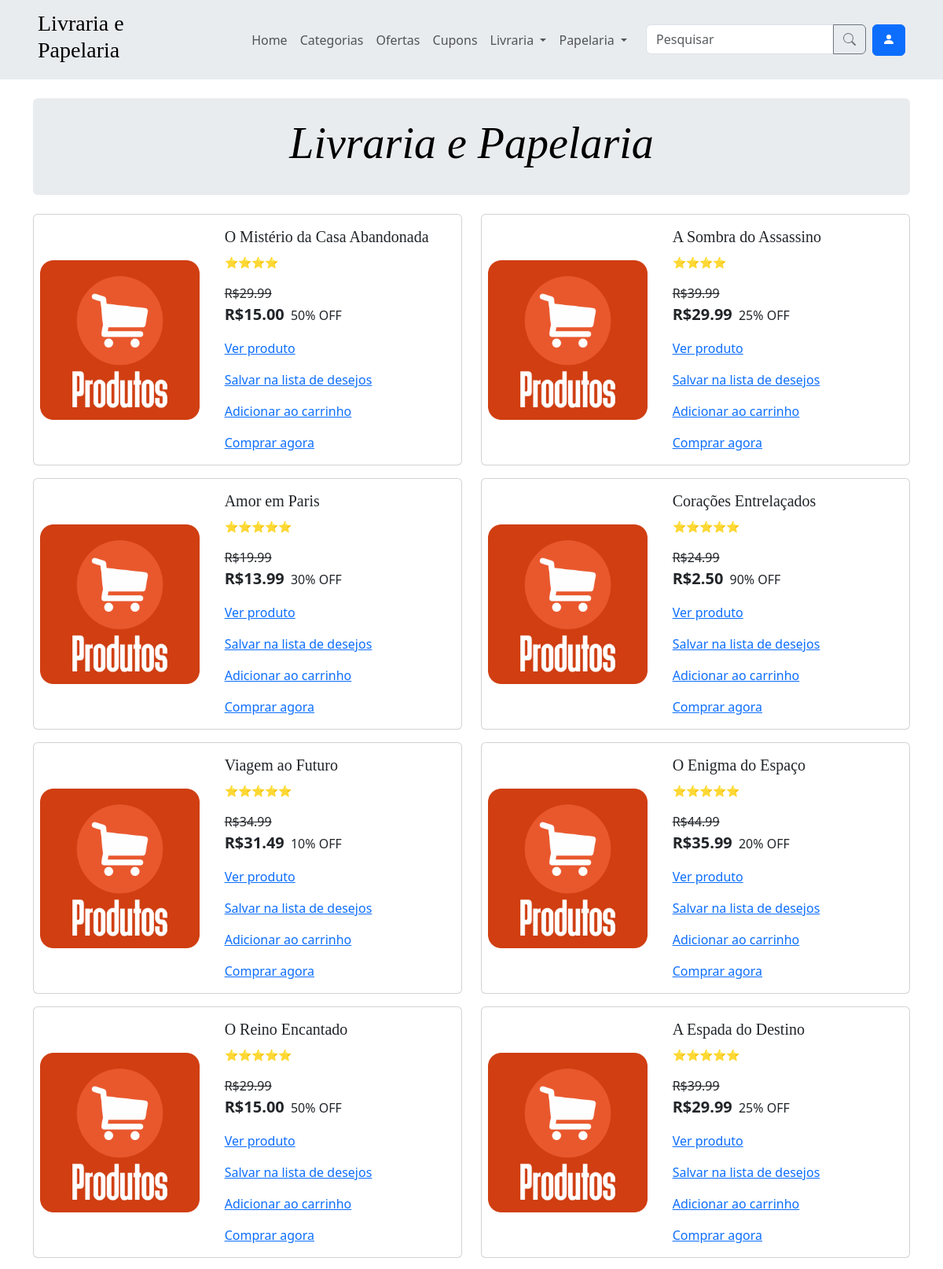
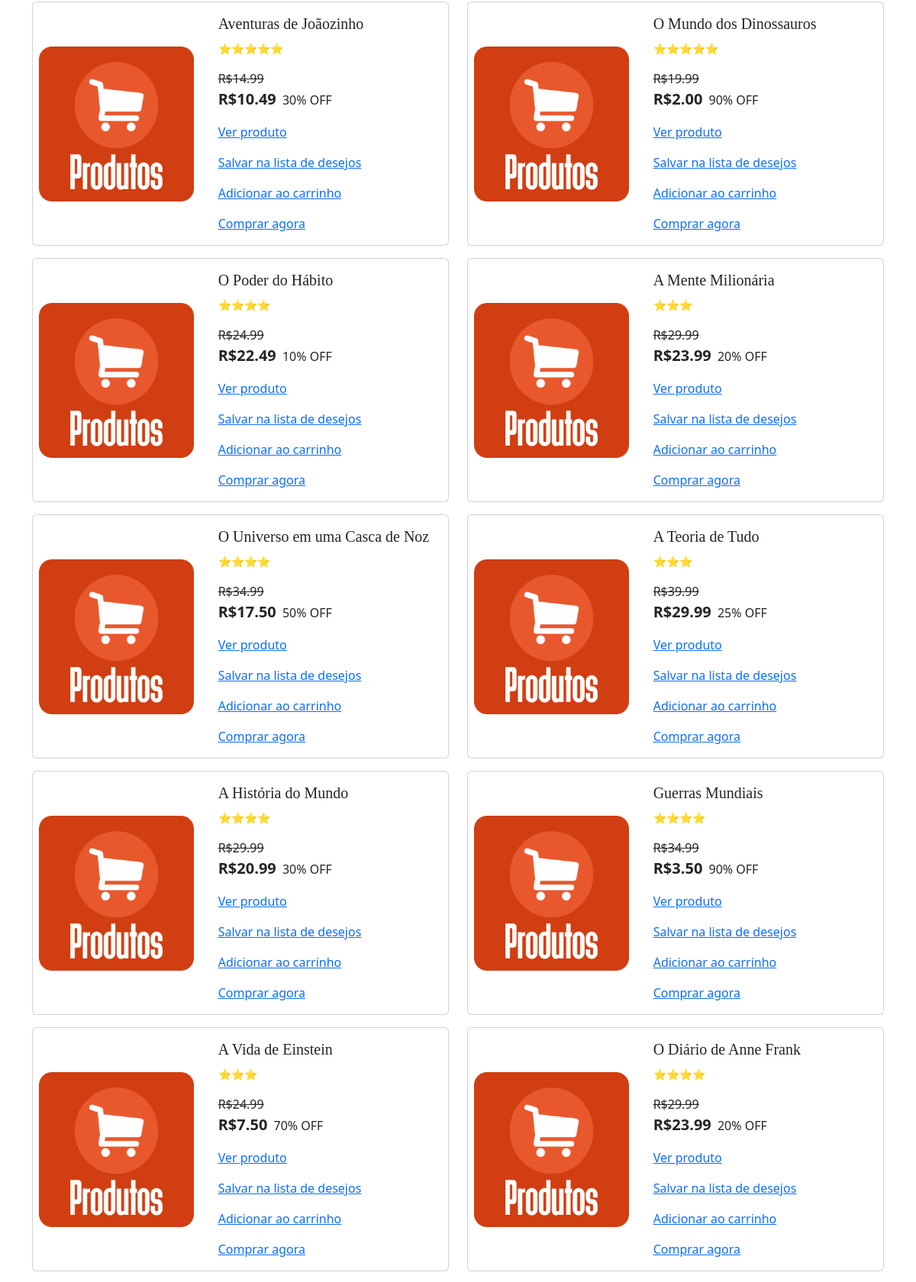
The page / (upper part) on the database its author committed (2 pictures, top to bottom).
### app/models.py (models this page shows, shortened)
class Produto(models.Model):
    nome = models.CharField(max_length=50)
    preco = models.DecimalField(max_digits=10, decimal_places=2)
    descricao = models.TextField(null=True, blank=True)
    is_ativo = models.BooleanField(default=True)
    class Meta:
        verbose_name = verbose_name_plural = 'Produto'

### app/views.py (the view)
# urls.py: path('', views.home, name='home'),
@user_passes_test(usuario_comum)
def home(request):
    return render(request, 'home.html')

### app/context_processors.py (called while the page is built)
def categorias_processor(request):
    categorias = Categoria.objects.all()
    categorias_livraria = categorias.filter(tipo='Livraria')
    categorias_papelaria = categorias.filter(tipo='Papelaria')
    categorias = categorias[:10]
    return {
        'categorias': categorias,
        'categorias_livraria': categorias_livraria,
        'categorias_papelaria': categorias_papelaria
    }

### app/views.py (called while the page is built)
def usuario_comum(user):
    return not user.is_staff

### app/templates/home.html (shortened to what this page needs)
{% extends 'components/base.html' %}
{% block content %}
<div class="py-4 mb-4 rounded text-body-emphasis bg-body-secondary">
  <h1 class="display-4 fst-italic text-center">Livraria e Papelaria</h1>
</div>
<div class="row row-cols-1 row-cols-lg-2">
    {% for produto in produtos %}
        <div class="col">
            <div class="card mb-3 w-100 text-decoration-none">
                <div class="row g-0 align-items-center">
                    <div class="col-md-5 p-3 ps-md-2">
                    {% load static %}
                        <img src="{% static 'img/produto_placeholder.png' %}" class="img-fluid" alt="...">
                    </div>
                    <div class="col-md-7">
                        <div class="card-body">
                            <h5 class="card-title mb-2">{{ produto.nome }}</h5>
                            <p class="card-text"><small>{{ produto.nota }}</small></p>
                            {% if produto.tem_promocao %}
                                <p class="card-text mt-3 mb-0 text-decoration-line-through">R${{ produto.preco_sem_desconto|floatformat:2 }}</p>
                                <p class="card-text">
                                    <span class="fw-bold lead me-1">R${{ produto.preco|floatformat:2 }}</span>
                                    {{ produto.desconto|floatformat:0 }}% OFF
                                </p>
                            {% else %}
                                <p class="card-text">
                                    <span class="fw-bold lead me-1">R${{ produto.preco|floatformat:2 }}</span>
                                </p>
                            {% endif %}
                            <div class="d-flex gap-3 flex-wrap mt-3">
                                <a href="{% url 'produto' id_produto=produto.id %}">Ver produto</a>
                                <a href="{% url 'lista_de_desejos_adicionar' id_produto=produto.id %}">Salvar na lista de desejos</a>
                                <a href="{% url 'carrinho_adicionar' id_produto=produto.id %}">Adicionar ao carrinho</a>
                                <a href="{% url 'comprar_produto' id_produto=produto.id %}">Comprar agora</a>
                            </div>
                        </div>
                    </div>
                </div>
            </div>
        </div>
    {% endfor %}
</div>
{% endblock %}

### app/templates/components/base.html (style rules this page uses)
h1, h2, h3, h4, h5, h6 { font-family: "Playfair Display", Georgia, "Times New Roman", serif; }

### rows shown on the page
Produto: nome "O Mistério da Casa Abandonada", nota "⭐⭐⭐⭐", preco_sem_desconto "29.99", preco "15.00", desconto "50"
Produto: nome "A Sombra do Assassino", nota "⭐⭐⭐⭐", preco_sem_desconto "39.99", preco "29.99", desconto "25"
Produto: nome "Amor em Paris", nota "⭐⭐⭐⭐⭐", preco_sem_desconto "19.99", preco "13.99", desconto "30"
Produto: nome "Corações Entrelaçados", nota "⭐⭐⭐⭐⭐", preco_sem_desconto "24.99", preco "2.50", desconto "90"
Produto: nome "Viagem ao Futuro", nota "⭐⭐⭐⭐⭐", preco_sem_desconto "34.99", preco "31.49", desconto "10"
Produto: nome "O Enigma do Espaço", nota "⭐⭐⭐⭐⭐", preco_sem_desconto "44.99", preco "35.99", desconto "20"
Produto: nome "O Reino Encantado", nota "⭐⭐⭐⭐⭐", preco_sem_desconto "29.99", preco "15.00", desconto "50"
Produto: nome "A Espada do Destino", nota "⭐⭐⭐⭐⭐", preco_sem_desconto "39.99", preco "29.99", desconto "25"
Produto: nome "Aventuras de Joãozinho", nota "⭐⭐⭐⭐⭐", preco_sem_desconto "14.99", preco "10.49", desconto "30"
Produto: nome "O Mundo dos Dinossauros", nota "⭐⭐⭐⭐⭐", preco_sem_desconto "19.99", preco "2.00", desconto "90"
Produto: nome "O Poder do Hábito", nota "⭐⭐⭐⭐", preco_sem_desconto "24.99", preco "22.49", desconto "10"
Produto: nome "A Mente Milionária", nota "⭐⭐⭐", preco_sem_desconto "29.99", preco "23.99", desconto "20"
Produto: nome "O Universo em uma Casca de Noz", nota "⭐⭐⭐⭐", preco_sem_desconto "34.99", preco "17.50", desconto "50"
Produto: nome "A Teoria de Tudo", nota "⭐⭐⭐", preco_sem_desconto "39.99", preco "29.99", desconto "25"
Produto: nome "A História do Mundo", nota "⭐⭐⭐⭐", preco_sem_desconto "29.99", preco "20.99", desconto "30"
Produto: nome "Guerras Mundiais", nota "⭐⭐⭐⭐", preco_sem_desconto "34.99", preco "3.50", desconto "90"
Produto: nome "A Vida de Einstein", nota "⭐⭐⭐", preco_sem_desconto "24.99", preco "7.50", desconto "70"
Produto: nome "O Diário de Anne Frank", nota "⭐⭐⭐⭐", preco_sem_desconto "29.99", preco "23.99", desconto "20"
